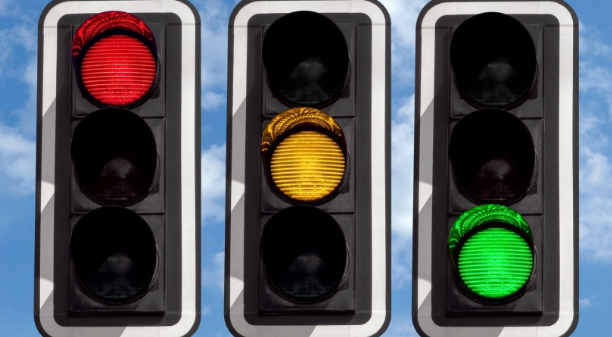
#> input picture detect_test/images/traffic_light3.PNG, 612 x 337 px, found by its file name
$ python test2.py
#> lines starting #> are read from the running program, lines starting #| are printed output that depends on the picture; after the words box and inside, x2 and y2 are one past the last pixel; in counts of white or black regions, pixels touching at a corner belong together
import numpy as np
import cv2

# http://blog.naver.com/samsjang/220503082434

def convertHSV(path):
#> called with path = '../images/traffic_light3.png'
    frame = cv2.imread(path)
#> frame is the input picture: shape (337, 612, 3); mean B, G, R 94.7, 91.9, 87.6
    # BGR -> HSV
    hsv = cv2.cvtColor(frame, cv2.COLOR_BGR2HSV)
#> hsv: shape (337, 612, 3); mean H, S, V 89.4, 68.8, 108.6

    lower_blue = np.array([90, 100, 100])
    upper_blue = np.array([130, 255, 255])

    lower_green = np.array([30, 100, 100])
    upper_green = np.array([70, 255, 255])

    lower_red = np.array([-10, 100, 100])
    upper_red = np.array([10, 255, 255])

    # HSV 이미지에서 청색, 초록색, 빨간색 추출하기 위한 임계값
    mask_blue = cv2.inRange(hsv, lower_blue, upper_blue)
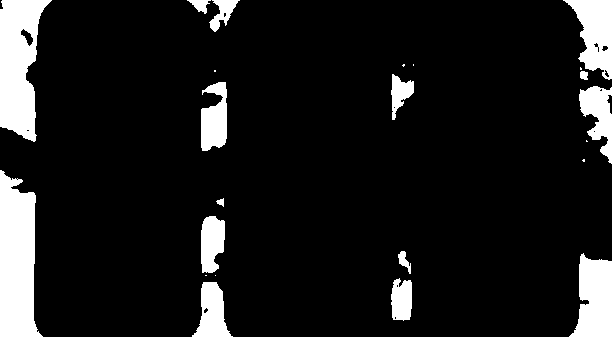
#> mask_blue: shape (337, 612); 10.8% white; 23 white regions (8 under 20 px), largest, box (x1, y1, x2, y2) and area: (0, 170, 43, 337) 5356, (0, 0, 52, 142) 4702, (569, 253, 612, 337) 2597
    mask_green = cv2.inRange(hsv, lower_green, upper_green)
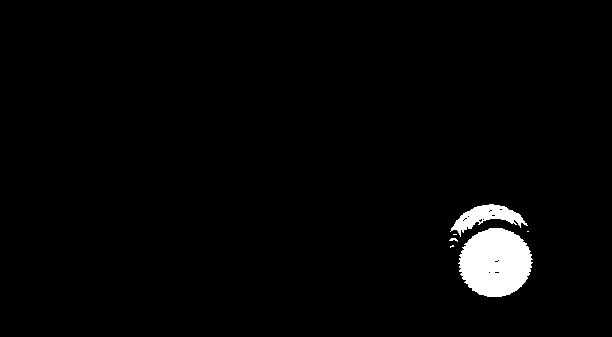
#> mask_green: shape (337, 612); 2.4% white; 6 white regions (3 under 20 px), largest, box (x1, y1, x2, y2) and area: (458, 228, 533, 297) 3920, (450, 204, 528, 237) 1008, (449, 238, 458, 242) 20
    mask_red = cv2.inRange(hsv, lower_red, upper_red)
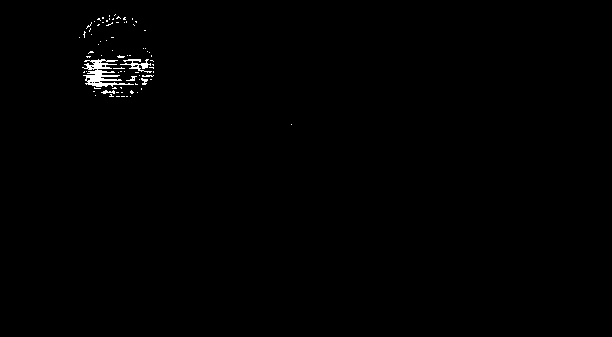
#> mask_red: shape (337, 612); 0.53% white in thin lines or dots, all inside (x1, y1, x2, y2) = (79, 14, 292, 125)

    # mask와 원본 이미지 비트를 연산함
    res1 = cv2.bitwise_and(frame, frame, mask=mask_blue)
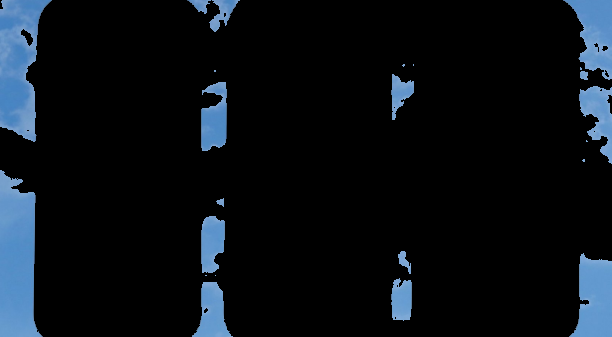
#> res1: shape (337, 612, 3); mean B, G, R 21.7, 16.1, 10.7
    res2 = cv2.bitwise_and(frame, frame, mask=mask_green)
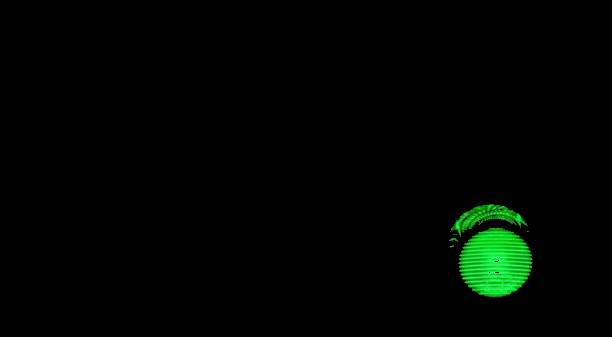
#> res2: shape (337, 612, 3); mean B, G, R 1, 4.6, 0.5
    res3 = cv2.bitwise_and(frame, frame, mask=mask_red)

    # [4 lines of commented-out code are left out]

    return res1, res2, res3
def morph():
    img = cv2.imread('../images/text.png')

    kernel = np.ones((3,3), np.uint8)
    print(kernel)
    print(kernel.shape)

    erosion = cv2.erode(img, kernel, iterations = 1)
    dilateion = cv2.dilate(img, kernel, iterations = 1)

    cv2.imshow('origin', img)
    cv2.imshow('erosion', erosion)
    cv2.imshow('dilateion', dilateion)
    cv2.waitKey(0)
    cv2.destroyAllWindows()

def morph2():
    img1 = cv2.imread('../images/a.png', cv2.IMREAD_GRAYSCALE)
    img2 = cv2.imread('../images/B.png', cv2.IMREAD_GRAYSCALE)

    cv2.imshow('a', img1)
    cv2.imshow('b', img2)
    kernel = np.ones((5,5), np.uint8)
    print(kernel)
    opening = cv2.morphologyEx(img1, cv2.MORPH_OPEN, kernel)
    closing = cv2.morphologyEx(img2, cv2.MORPH_CLOSE, kernel)

    cv2.imshow('opening', opening)
    cv2.imshow('closing', closing)
    cv2.waitKey(0)
    cv2.destroyAllWindows()

res1, res2, res3 = convertHSV('../images/traffic_light3.png')
kernel = np.array([[0,1,1,0],[1,1,1,1],[1,1,1,1],[0,1,1,0]], np.uint8)

cv2.imshow("res2", res2)
gray = cv2.imread('../images/traffic_light3.png', cv2.IMREAD_GRAYSCALE)
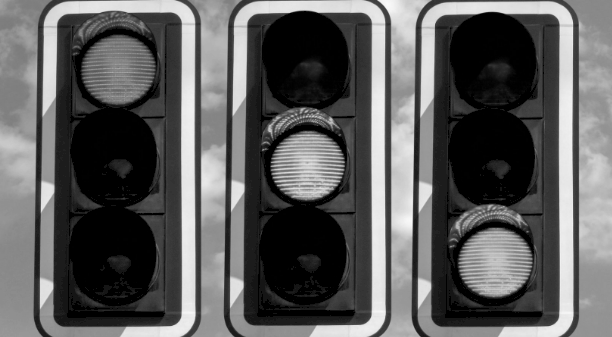
#> gray: shape (337, 612); min 0, max 249, mean 92.8
print(res2[0].shape)
#| (612, 3)
cv2.imshow('gary', gray)

opening = cv2.morphologyEx(res2, cv2.MORPH_OPEN, kernel)

dilateion = cv2.dilate(res2, kernel, iterations = 1)
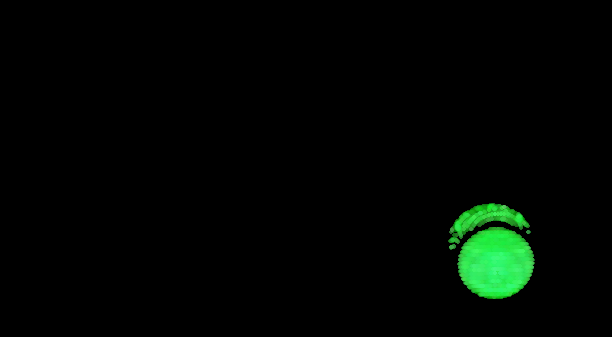
#> dilateion: shape (337, 612, 3); mean B, G, R 2, 6, 1.2
erosion = cv2.erode(dilateion, kernel, iterations = 1)

cv2.imshow('opening', erosion)
cv2.waitKey(0)
cv2.destroyAllWindows()


print(kernel)
